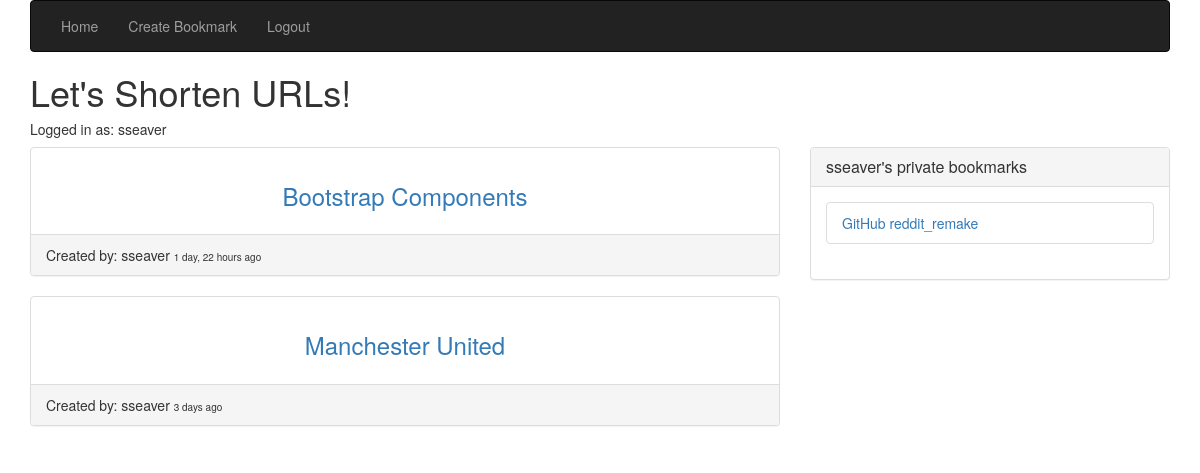
The app's page / (signed in) with its own data.
### app/models.py (models this page shows, shortened)
class Bookmark(models.Model):
    title = models.CharField(max_length=50)
    description = models.CharField(max_length=100, null=True, blank=True)
    user = models.ForeignKey("auth.User")
    created = models.DateTimeField(auto_now_add=True)
    random_id = models.CharField(max_length=10)
    link = models.URLField()
    public = models.BooleanField()
    class Meta:
        ordering = ("-created",)
    def __str__(self):
        return self.title

### app/views.py (the view)
# urls.py: url(r'^$', IndexView.as_view(), name="index_view"),
class IndexView(ListView):
    template_name = "index.html"
    model = Bookmark

### templates/index.html
{% extends 'base.html' %}
{% block content %}
<h1>Let's Shorten URLs!</h1>
<h5>Logged in as: {{ request.user }}</h5>
<div class="row">
  <div class="col-md-8">
{% for object in object_list %}
{% if object.public %}
    <div class="panel panel-default">
      <div class="panel-body text-center">
        <a href="{% url 'bookmark_view' object.id %}"><h3>{{ object }}</h3></a>
      </div>
      <div class="panel-footer">
        Created by: {{ object.user }} <font size="1">{{ object.created|timesince }} ago</font>
      </div>
    </div>
{% endif %}
{% endfor %}
  </div>
  {% if request.user.is_authenticated %}
  <div class="col-md-4">
    <div class="panel panel-default">
      <div class="panel-heading">
        <h3 class="panel-title">{{ request.user }}'s private bookmarks</h3>
      </div>
      <div class="panel-body">
        <ul class="list-group">
          {% for object in object_list %}
          {% if request.user == object.user %}
          {% if not object.public %}
          <li class="list-group-item"><a href="{% url 'bookmark_view' object.id %}">{{ object }}</a></li>
          {% endif %}
          {% endif %}
          {% endfor %}
        </ul>
      </div>
    </div>
  </div>
  {% endif %}
</div>
{% endblock %}

### records on screen
Bookmark: title "Bootstrap Components", user "sseaver", created "1 day, 22 hours"
Bookmark: title "Manchester United", user "sseaver", created "3 days"
Bookmark: title "GitHub reddit_remake"

### other values on screen
{{ request.user }} "sseaver"
